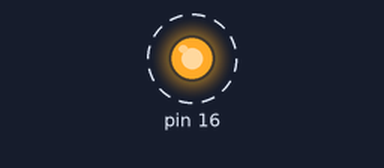
Bench run of a sketch on a simulated Arduino Uno, built with avr-gcc and run on an emulated ATmega328P. On the bench: output pins drawn as LEDs (lit = HIGH). Dashed ring = blinking.

Above: at 0.5 s.
Timing chart, 0 to 4.6 s (numbered marks = the images above):
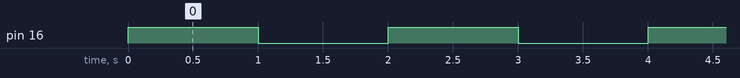

The sketch:

InternalLEDBlink.ino
```cpp
/*
  Blink
  Turns on the internal LED on for one second, then off for one second, repeatedly.

 */


// the setup function runs once when you press reset or power the board
void setup() {
  // initialize digital pin 16 as an output.
  pinMode(16, OUTPUT);
  Serial.println("Started");
}

// the loop function runs over and over again forever
void loop() {
  Serial.println("Loop Started");
  digitalWrite(16, HIGH);   // turn the LED on (HIGH is the voltage level)
  delay(1000);              // wait for a second
  digitalWrite(16, LOW);    // turn the LED off by making the voltage LOW
  delay(1000);              // wait for a second
}
```

Measured:
- by itself, pin 16: alternates HIGH for 1.0 s and LOW for 1.0 s
